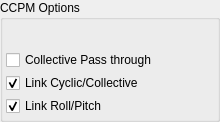
            <widget class="QGroupBox" name="SwashplateBox_4">
             <property name="sizePolicy">
              <sizepolicy hsizetype="Fixed" vsizetype="MinimumExpanding">
               <horstretch>0</horstretch>
               <verstretch>0</verstretch>
              </sizepolicy>
             </property>
             <property name="minimumSize">
              <size>
               <width>220</width>
               <height>0</height>
              </size>
             </property>
             <property name="maximumSize">
              <size>
               <width>16777215</width>
               <height>16777215</height>
              </size>
             </property>
             <property name="title">
              <string>CCPM Options</string>
             </property>
             <layout class="QGridLayout" name="gridLayout_21">
              <property name="leftMargin">
               <number>3</number>
              </property>
              <property name="topMargin">
               <number>30</number>
              </property>
              <property name="rightMargin">
               <number>3</number>
              </property>
              <property name="bottomMargin">
               <number>3</number>
              </property>
              <property name="spacing">
               <number>3</number>
              </property>
              <item row="1" column="0">
               <widget class="QCheckBox" name="ccpmCollectivePassthrough">
                <property name="text">
                 <string>Collective Pass through</string>
                </property>
               </widget>
              </item>
              <item row="3" column="0">
               <widget class="QCheckBox" name="ccpmLinkRoll">
                <property name="text">
                 <string>Link Roll/Pitch</string>
                </property>
                <property name="checked">
                 <bool>true</bool>
                </property>
               </widget>
              </item>
              <item row="2" column="0">
               <widget class="QCheckBox" name="ccpmLinkCyclic">
                <property name="text">
                 <string>Link Cyclic/Collective</string>
                </property>
                <property name="checked">
                 <bool>true</bool>
                </property>
               </widget>
              </item>
             </layout>
            </widget>
